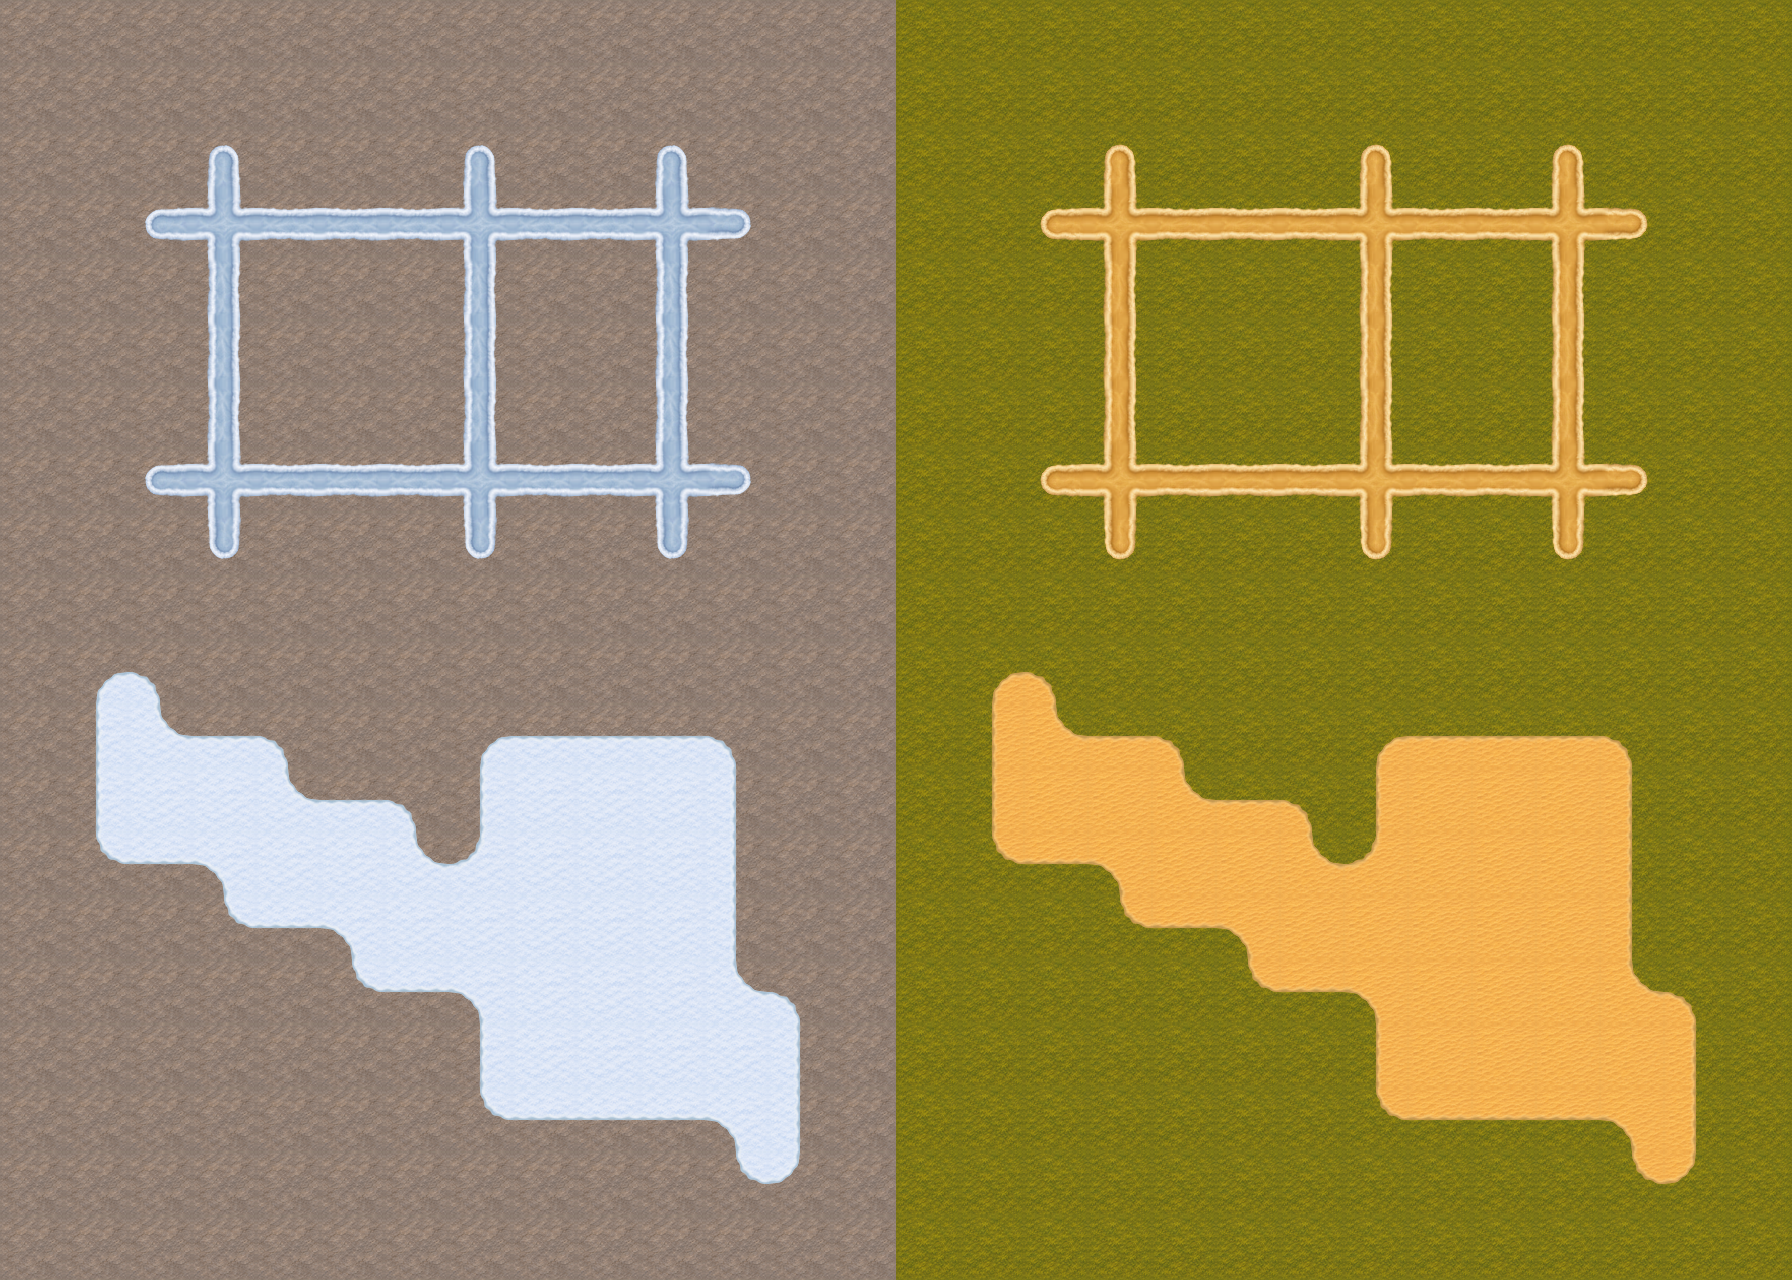

The image is a tile-based game level rendered from a .tmx file. Its description and complete source (layers, tilesets, objects, tile grids) follow:
An orthogonal 28x20 tile map with 64x64 px tiles, 5 tile layers (Ground - rock and grass, snow narrow - loops and junctions, snow wide - diagonal and plaza, sand narrow - loops and junctions, ...), 2 tilesets.

<map version="1.10" tiledversion="1.12.2" orientation="orthogonal" renderorder="right-down" width="28" height="20" tilewidth="64" tileheight="64" infinite="0">
 <tileset firstgid="1" source="terrain-redrawn.tsx" />
 <tileset firstgid="145" source="path-snow-sand.tsx" />
 <layer id="1" name="Ground - rock and grass" width="28" height="20">
  <data encoding="csv">
66,66,66,66,66,66,66,66,66,66,66,66,66,66,14,14,14,14,14,14,14,14,14,14,14,14,14,14,
66,66,66,66,66,66,66,66,66,66,66,66,66,66,14,14,14,14,14,14,14,14,14,14,14,14,14,14,
66,66,66,66,66,66,66,66,66,66,66,66,66,66,14,14,14,14,14,14,14,14,14,14,14,14,14,14,
66,66,66,66,66,66,66,66,66,66,66,66,66,66,14,14,14,14,14,14,14,14,14,14,14,14,14,14,
66,66,66,66,66,66,66,66,66,66,66,66,66,66,14,14,14,14,14,14,14,14,14,14,14,14,14,14,
66,66,66,66,66,66,66,66,66,66,66,66,66,66,14,14,14,14,14,14,14,14,14,14,14,14,14,14,
66,66,66,66,66,66,66,66,66,66,66,66,66,66,14,14,14,14,14,14,14,14,14,14,14,14,14,14,
66,66,66,66,66,66,66,66,66,66,66,66,66,66,14,14,14,14,14,14,14,14,14,14,14,14,14,14,
66,66,66,66,66,66,66,66,66,66,66,66,66,66,14,14,14,14,14,14,14,14,14,14,14,14,14,14,
66,66,66,66,66,66,66,66,66,66,66,66,66,66,14,14,14,14,14,14,14,14,14,14,14,14,14,14,
66,66,66,66,66,66,66,66,66,66,66,66,66,66,14,14,14,14,14,14,14,14,14,14,14,14,14,14,
66,66,66,66,66,66,66,66,66,66,66,66,66,66,14,14,14,14,14,14,14,14,14,14,14,14,14,14,
66,66,66,66,66,66,66,66,66,66,66,66,66,66,14,14,14,14,14,14,14,14,14,14,14,14,14,14,
66,66,66,66,66,66,66,66,66,66,66,66,66,66,14,14,14,14,14,14,14,14,14,14,14,14,14,14,
66,66,66,66,66,66,66,66,66,66,66,66,66,66,14,14,14,14,14,14,14,14,14,14,14,14,14,14,
66,66,66,66,66,66,66,66,66,66,66,66,66,66,14,14,14,14,14,14,14,14,14,14,14,14,14,14,
66,66,66,66,66,66,66,66,66,66,66,66,66,66,14,14,14,14,14,14,14,14,14,14,14,14,14,14,
66,66,66,66,66,66,66,66,66,66,66,66,66,66,14,14,14,14,14,14,14,14,14,14,14,14,14,14,
66,66,66,66,66,66,66,66,66,66,66,66,66,66,14,14,14,14,14,14,14,14,14,14,14,14,14,14,
66,66,66,66,66,66,66,66,66,66,66,66,66,66,14,14,14,14,14,14,14,14,14,14,14,14,14,14
</data>
 </layer>
 <layer id="2" name="snow narrow - loops and junctions" width="28" height="20">
  <data encoding="csv">
0,0,0,0,0,0,0,0,0,0,0,0,0,0,0,0,0,0,0,0,0,0,0,0,0,0,0,0,
0,0,0,0,0,0,0,0,0,0,0,0,0,0,0,0,0,0,0,0,0,0,0,0,0,0,0,0,
0,0,0,172,0,0,0,172,0,0,172,0,0,0,0,0,0,0,0,0,0,0,0,0,0,0,0,0,
0,0,145,162,146,146,146,162,146,146,162,147,0,0,0,0,0,0,0,0,0,0,0,0,0,0,0,0,
0,0,0,164,0,0,0,164,0,0,164,0,0,0,0,0,0,0,0,0,0,0,0,0,0,0,0,0,
0,0,0,164,0,0,0,164,0,0,164,0,0,0,0,0,0,0,0,0,0,0,0,0,0,0,0,0,
0,0,0,164,0,0,0,164,0,0,164,0,0,0,0,0,0,0,0,0,0,0,0,0,0,0,0,0,
0,0,145,162,146,146,146,162,146,146,162,147,0,0,0,0,0,0,0,0,0,0,0,0,0,0,0,0,
0,0,0,156,0,0,0,156,0,0,156,0,0,0,0,0,0,0,0,0,0,0,0,0,0,0,0,0,
0,0,0,0,0,0,0,0,0,0,0,0,0,0,0,0,0,0,0,0,0,0,0,0,0,0,0,0,
0,0,0,0,0,0,0,0,0,0,0,0,0,0,0,0,0,0,0,0,0,0,0,0,0,0,0,0,
0,0,0,0,0,0,0,0,0,0,0,0,0,0,0,0,0,0,0,0,0,0,0,0,0,0,0,0,
0,0,0,0,0,0,0,0,0,0,0,0,0,0,0,0,0,0,0,0,0,0,0,0,0,0,0,0,
0,0,0,0,0,0,0,0,0,0,0,0,0,0,0,0,0,0,0,0,0,0,0,0,0,0,0,0,
0,0,0,0,0,0,0,0,0,0,0,0,0,0,0,0,0,0,0,0,0,0,0,0,0,0,0,0,
0,0,0,0,0,0,0,0,0,0,0,0,0,0,0,0,0,0,0,0,0,0,0,0,0,0,0,0,
0,0,0,0,0,0,0,0,0,0,0,0,0,0,0,0,0,0,0,0,0,0,0,0,0,0,0,0,
0,0,0,0,0,0,0,0,0,0,0,0,0,0,0,0,0,0,0,0,0,0,0,0,0,0,0,0,
0,0,0,0,0,0,0,0,0,0,0,0,0,0,0,0,0,0,0,0,0,0,0,0,0,0,0,0,
0,0,0,0,0,0,0,0,0,0,0,0,0,0,0,0,0,0,0,0,0,0,0,0,0,0,0,0
</data>
 </layer>
 <layer id="3" name="snow wide - diagonal and plaza" width="28" height="20">
  <data encoding="csv">
0,0,0,0,0,0,0,0,0,0,0,0,0,0,0,0,0,0,0,0,0,0,0,0,0,0,0,0,
0,0,0,0,0,0,0,0,0,0,0,0,0,0,0,0,0,0,0,0,0,0,0,0,0,0,0,0,
0,0,0,0,0,0,0,0,0,0,0,0,0,0,0,0,0,0,0,0,0,0,0,0,0,0,0,0,
0,0,0,0,0,0,0,0,0,0,0,0,0,0,0,0,0,0,0,0,0,0,0,0,0,0,0,0,
0,0,0,0,0,0,0,0,0,0,0,0,0,0,0,0,0,0,0,0,0,0,0,0,0,0,0,0,
0,0,0,0,0,0,0,0,0,0,0,0,0,0,0,0,0,0,0,0,0,0,0,0,0,0,0,0,
0,0,0,0,0,0,0,0,0,0,0,0,0,0,0,0,0,0,0,0,0,0,0,0,0,0,0,0,
0,0,0,0,0,0,0,0,0,0,0,0,0,0,0,0,0,0,0,0,0,0,0,0,0,0,0,0,
0,0,0,0,0,0,0,0,0,0,0,0,0,0,0,0,0,0,0,0,0,0,0,0,0,0,0,0,
0,0,0,0,0,0,0,0,0,0,0,0,0,0,0,0,0,0,0,0,0,0,0,0,0,0,0,0,
0,179,204,0,0,0,0,0,0,0,0,0,0,0,0,0,0,0,0,0,0,0,0,0,0,0,0,0,
0,178,195,187,204,0,0,179,187,187,187,204,0,0,0,0,0,0,0,0,0,0,0,0,0,0,0,0,
0,178,194,194,195,187,204,178,194,194,194,196,0,0,0,0,0,0,0,0,0,0,0,0,0,0,0,0,
0,177,201,202,194,194,195,186,194,194,194,196,0,0,0,0,0,0,0,0,0,0,0,0,0,0,0,0,
0,0,0,177,201,202,194,194,194,194,194,196,0,0,0,0,0,0,0,0,0,0,0,0,0,0,0,0,
0,0,0,0,0,177,201,202,194,194,194,195,204,0,0,0,0,0,0,0,0,0,0,0,0,0,0,0,
0,0,0,0,0,0,0,178,194,194,194,194,196,0,0,0,0,0,0,0,0,0,0,0,0,0,0,0,
0,0,0,0,0,0,0,177,201,201,201,202,196,0,0,0,0,0,0,0,0,0,0,0,0,0,0,0,
0,0,0,0,0,0,0,0,0,0,0,177,188,0,0,0,0,0,0,0,0,0,0,0,0,0,0,0,
0,0,0,0,0,0,0,0,0,0,0,0,0,0,0,0,0,0,0,0,0,0,0,0,0,0,0,0
</data>
 </layer>
 <layer id="4" name="sand narrow - loops and junctions" width="28" height="20">
  <data encoding="csv">
0,0,0,0,0,0,0,0,0,0,0,0,0,0,0,0,0,0,0,0,0,0,0,0,0,0,0,0,
0,0,0,0,0,0,0,0,0,0,0,0,0,0,0,0,0,0,0,0,0,0,0,0,0,0,0,0,
0,0,0,0,0,0,0,0,0,0,0,0,0,0,0,0,0,176,0,0,0,176,0,0,176,0,0,0,
0,0,0,0,0,0,0,0,0,0,0,0,0,0,0,0,149,166,150,150,150,166,150,150,166,151,0,0,
0,0,0,0,0,0,0,0,0,0,0,0,0,0,0,0,0,168,0,0,0,168,0,0,168,0,0,0,
0,0,0,0,0,0,0,0,0,0,0,0,0,0,0,0,0,168,0,0,0,168,0,0,168,0,0,0,
0,0,0,0,0,0,0,0,0,0,0,0,0,0,0,0,0,168,0,0,0,168,0,0,168,0,0,0,
0,0,0,0,0,0,0,0,0,0,0,0,0,0,0,0,149,166,150,150,150,166,150,150,166,151,0,0,
0,0,0,0,0,0,0,0,0,0,0,0,0,0,0,0,0,160,0,0,0,160,0,0,160,0,0,0,
0,0,0,0,0,0,0,0,0,0,0,0,0,0,0,0,0,0,0,0,0,0,0,0,0,0,0,0,
0,0,0,0,0,0,0,0,0,0,0,0,0,0,0,0,0,0,0,0,0,0,0,0,0,0,0,0,
0,0,0,0,0,0,0,0,0,0,0,0,0,0,0,0,0,0,0,0,0,0,0,0,0,0,0,0,
0,0,0,0,0,0,0,0,0,0,0,0,0,0,0,0,0,0,0,0,0,0,0,0,0,0,0,0,
0,0,0,0,0,0,0,0,0,0,0,0,0,0,0,0,0,0,0,0,0,0,0,0,0,0,0,0,
0,0,0,0,0,0,0,0,0,0,0,0,0,0,0,0,0,0,0,0,0,0,0,0,0,0,0,0,
0,0,0,0,0,0,0,0,0,0,0,0,0,0,0,0,0,0,0,0,0,0,0,0,0,0,0,0,
0,0,0,0,0,0,0,0,0,0,0,0,0,0,0,0,0,0,0,0,0,0,0,0,0,0,0,0,
0,0,0,0,0,0,0,0,0,0,0,0,0,0,0,0,0,0,0,0,0,0,0,0,0,0,0,0,
0,0,0,0,0,0,0,0,0,0,0,0,0,0,0,0,0,0,0,0,0,0,0,0,0,0,0,0,
0,0,0,0,0,0,0,0,0,0,0,0,0,0,0,0,0,0,0,0,0,0,0,0,0,0,0,0
</data>
 </layer>
 <layer id="5" name="sand wide - diagonal and plaza" width="28" height="20">
  <data encoding="csv">
0,0,0,0,0,0,0,0,0,0,0,0,0,0,0,0,0,0,0,0,0,0,0,0,0,0,0,0,
0,0,0,0,0,0,0,0,0,0,0,0,0,0,0,0,0,0,0,0,0,0,0,0,0,0,0,0,
0,0,0,0,0,0,0,0,0,0,0,0,0,0,0,0,0,0,0,0,0,0,0,0,0,0,0,0,
0,0,0,0,0,0,0,0,0,0,0,0,0,0,0,0,0,0,0,0,0,0,0,0,0,0,0,0,
0,0,0,0,0,0,0,0,0,0,0,0,0,0,0,0,0,0,0,0,0,0,0,0,0,0,0,0,
0,0,0,0,0,0,0,0,0,0,0,0,0,0,0,0,0,0,0,0,0,0,0,0,0,0,0,0,
0,0,0,0,0,0,0,0,0,0,0,0,0,0,0,0,0,0,0,0,0,0,0,0,0,0,0,0,
0,0,0,0,0,0,0,0,0,0,0,0,0,0,0,0,0,0,0,0,0,0,0,0,0,0,0,0,
0,0,0,0,0,0,0,0,0,0,0,0,0,0,0,0,0,0,0,0,0,0,0,0,0,0,0,0,
0,0,0,0,0,0,0,0,0,0,0,0,0,0,0,0,0,0,0,0,0,0,0,0,0,0,0,0,
0,0,0,0,0,0,0,0,0,0,0,0,0,0,0,183,208,0,0,0,0,0,0,0,0,0,0,0,
0,0,0,0,0,0,0,0,0,0,0,0,0,0,0,182,199,191,208,0,0,183,191,191,191,208,0,0,
0,0,0,0,0,0,0,0,0,0,0,0,0,0,0,182,198,198,199,191,208,182,198,198,198,200,0,0,
0,0,0,0,0,0,0,0,0,0,0,0,0,0,0,181,205,206,198,198,199,190,198,198,198,200,0,0,
0,0,0,0,0,0,0,0,0,0,0,0,0,0,0,0,0,181,205,206,198,198,198,198,198,200,0,0,
0,0,0,0,0,0,0,0,0,0,0,0,0,0,0,0,0,0,0,181,205,206,198,198,198,199,208,0,
0,0,0,0,0,0,0,0,0,0,0,0,0,0,0,0,0,0,0,0,0,182,198,198,198,198,200,0,
0,0,0,0,0,0,0,0,0,0,0,0,0,0,0,0,0,0,0,0,0,181,205,205,205,206,200,0,
0,0,0,0,0,0,0,0,0,0,0,0,0,0,0,0,0,0,0,0,0,0,0,0,0,181,192,0,
0,0,0,0,0,0,0,0,0,0,0,0,0,0,0,0,0,0,0,0,0,0,0,0,0,0,0,0
</data>
 </layer>
</map>
